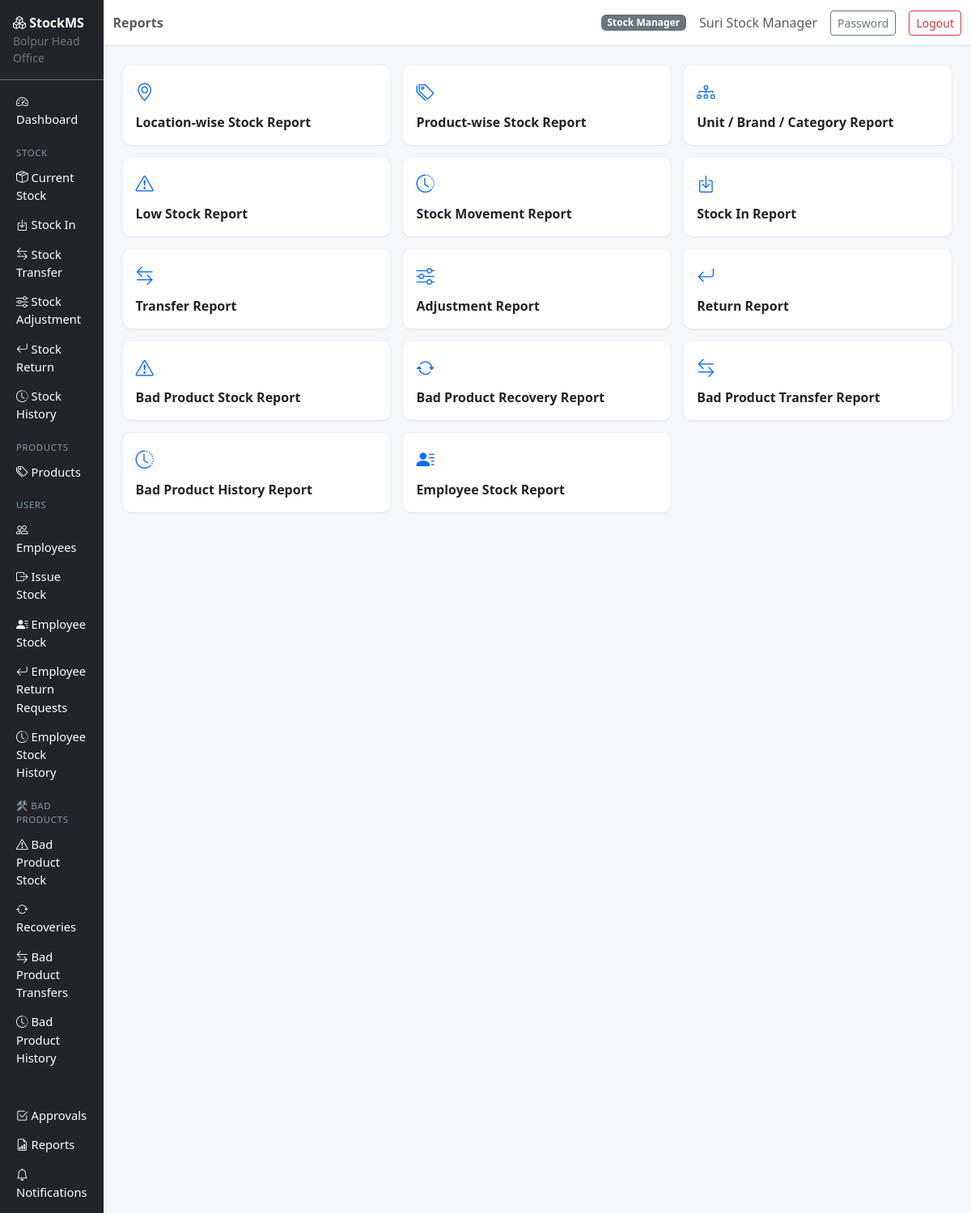
The app's page /reports/ (signed in) with its own data.
### app/models.py (models this page shows, shortened)
class User(UserMixin, db.Model):
    __tablename__ = "users"
    id = db.Column(db.Integer, primary_key=True)
    username = db.Column(db.String(64), unique=True, nullable=False, index=True)
    email = db.Column(db.String(120), unique=True, nullable=False, index=True)
    password_hash = db.Column(db.String(255), nullable=False)
    full_name = db.Column(db.String(120), nullable=False)
    role = db.Column(db.String(20), nullable=False, default=ROLE_EMPLOYEE)
    is_active = db.Column(db.Boolean, default=True, nullable=False)
    created_at = db.Column(db.DateTime, default=datetime.utcnow)
    updated_at = db.Column(db.DateTime, default=datetime.utcnow, onupdate=datetime.utcnow)
    last_login_at = db.Column(db.DateTime)
    manager_assignments = db.relationship(
        "StockManagerAssignment", back_populates="user", foreign_keys="StockManagerAssignment.user_id"
    )
    employee_profile = db.relationship(
        "Employee", back_populates="user", uselist=False, foreign_keys="Employee.user_id"
    )
    def is_main_admin(self):
        return self.role == ROLE_MAIN_ADMIN
    def is_stock_manager(self):
        return self.role == ROLE_STOCK_MANAGER
    def is_employee(self):
        return self.role == ROLE_EMPLOYEE

### app/blueprints/reports/routes.py (the view)
@bp.route("/")
@login_required
def index():
    return render_template("reports/index.html")

### app/templates/reports/index.html (shortened to what this page needs)
{% extends "base.html" %}
{% block page_title %}Reports{% endblock %}
{% block content %}
<div class="row g-3">
    {% for endpoint, icon, label in reports %}
    <div class="col-md-4">
        <a href="{{ url_for(endpoint) }}" class="text-decoration-none">
            <div class="card h-100">
                <div class="card-body">
                    <i class="bi {{ icon }} text-primary" style="font-size:1.4rem;"></i>
                    <div class="fw-semibold mt-2">{{ label }}</div>
                </div>
            </div>
        </a>
    </div>
    {% endfor %}
</div>
{% endblock %}

### app/templates/base.html (shortened to what this page needs)
<!DOCTYPE html>
<html lang="en">
<head>
    <link href="https://cdn.jsdelivr.net/npm/bootstrap@5.3.3/dist/css/bootstrap.min.css" rel="stylesheet">
    <link href="https://cdn.jsdelivr.net/npm/bootstrap-icons@1.11.3/font/bootstrap-icons.css" rel="stylesheet">
    <link href="{{ url_for('static', filename='css/app.css') }}" rel="stylesheet">
</head>
<body>
{% if current_user.is_authenticated %}
<div class="d-flex" id="wrapper">
    <nav class="sidebar bg-dark text-white" id="sidebar">
        <div class="sidebar-brand p-3 border-bottom border-secondary">
            <i class="bi bi-boxes"></i> <strong>StockMS</strong>
            <div class="small text-secondary">Bolpur Head Office</div>
        </div>
        <ul class="nav flex-column p-2">
            <li class="nav-item"><a class="nav-link text-white" href="{{ url_for('main.dashboard') }}"><i class="bi bi-speedometer2"></i> Dashboard</a></li>
            <li class="nav-item sidebar-heading">Stock</li>
            <li class="nav-item"><a class="nav-link text-white" href="{{ url_for('stock.current_stock') }}"><i class="bi bi-box-seam"></i> Current Stock</a></li>
            {% if current_user.is_main_admin() or current_user.is_stock_manager() %}
            <li class="nav-item"><a class="nav-link text-white" href="{{ url_for('stock.stock_in') }}"><i class="bi bi-box-arrow-in-down"></i> Stock In</a></li>
            {% endif %}
            <li class="nav-item"><a class="nav-link text-white" href="{{ url_for('transfers.list_transfers') }}"><i class="bi bi-arrow-left-right"></i> Stock Transfer</a></li>
            <li class="nav-item"><a class="nav-link text-white" href="{{ url_for('adjustments.list_adjustments') }}"><i class="bi bi-sliders"></i> Stock Adjustment</a></li>
            <li class="nav-item"><a class="nav-link text-white" href="{{ url_for('returns.list_returns') }}"><i class="bi bi-arrow-return-left"></i> Stock Return</a></li>
            <li class="nav-item"><a class="nav-link text-white" href="{{ url_for('stock.stock_history') }}"><i class="bi bi-clock-history"></i> Stock History</a></li>
            <li class="nav-item sidebar-heading">Products</li>
            <li class="nav-item"><a class="nav-link text-white" href="{{ url_for('catalog.list_products') }}"><i class="bi bi-tags"></i> Products</a></li>
            {% if current_user.is_main_admin() or current_user.is_stock_manager() %}
            <li class="nav-item sidebar-heading">Users</li>
            <li class="nav-item"><a class="nav-link text-white" href="{{ url_for('users.list_employees') }}"><i class="bi bi-people"></i> Employees</a></li>
            <li class="nav-item"><a class="nav-link text-white" href="{{ url_for('employee_stock.issue_stock') }}"><i class="bi bi-box-arrow-right"></i> Issue Stock</a></li>
            <li class="nav-item"><a class="nav-link text-white" href="{{ url_for('employee_stock.employee_stock_overview') }}"><i class="bi bi-person-lines-fill"></i> Employee Stock</a></li>
            <li class="nav-item"><a class="nav-link text-white" href="{{ url_for('employee_stock.list_returns') }}"><i class="bi bi-arrow-return-left"></i> Employee Return Requests</a></li>
            <li class="nav-item"><a class="nav-link text-white" href="{{ url_for('employee_stock.history') }}"><i class="bi bi-clock-history"></i> Employee Stock History</a></li>
            {% endif %}
            <li class="nav-item sidebar-heading">🛠 Bad Products</li>
            <li class="nav-item"><a class="nav-link text-white" href="{{ url_for('bad_products.stock') }}"><i class="bi bi-exclamation-triangle"></i> Bad Product Stock</a></li>
            <li class="nav-item"><a class="nav-link text-white" href="{{ url_for('bad_products.list_recoveries') }}"><i class="bi bi-arrow-repeat"></i> Recoveries</a></li>
            <li class="nav-item"><a class="nav-link text-white" href="{{ url_for('bad_products.list_transfers') }}"><i class="bi bi-arrow-left-right"></i> Bad Product Transfers</a></li>
            <li class="nav-item"><a class="nav-link text-white" href="{{ url_for('bad_products.history') }}"><i class="bi bi-clock-history"></i> Bad Product History</a></li>
            <li class="nav-item sidebar-heading">&nbsp;</li>
            <li class="nav-item"><a class="nav-link text-white" href="{{ url_for('approvals.pending') }}"><i class="bi bi-check2-square"></i> Approvals</a></li>
            <li class="nav-item"><a class="nav-link text-white" href="{{ url_for('reports.index') }}"><i class="bi bi-file-earmark-bar-graph"></i> Reports</a></li>
            <li class="nav-item"><a class="nav-link text-white" href="{{ url_for('notifications.list_notifications') }}"><i class="bi bi-bell"></i> Notifications
            </a></li>
        </ul>
    </nav>
    <div class="flex-grow-1">
        <nav class="navbar navbar-expand-lg navbar-light bg-white border-bottom sticky-top">
            <div class="container-fluid">
                <span class="navbar-text fw-semibold">{% block page_title %}{% endblock %}</span>
                <div class="ms-auto d-flex align-items-center gap-3">
                    <span class="badge bg-secondary">{{ current_user.role.replace('_',' ')|title }}</span>
                    <span class="text-muted">{{ current_user.full_name }}</span>
                    <a href="{{ url_for('auth.change_password') }}" class="btn btn-sm btn-outline-secondary">Password</a>
                    <a href="{{ url_for('auth.logout') }}" class="btn btn-sm btn-outline-danger">Logout</a>
                </div>
            </div>
        </nav>
        <main class="container-fluid p-4">
            {% block content %}{% endblock %}
        </main>
    </div>
</div>
{% endif %}
</body>
</html>

### app/static/css/app.css (style rules this page uses)
body { background-color: #f4f6f9; }
.sidebar { width: 240px; min-height: 100vh; }
.sidebar .nav-link { padding: 0.45rem 0.75rem; border-radius: 6px; font-size: 0.92rem; }
.sidebar-heading { color: #8a94a6; text-transform: uppercase; font-size: 0.72rem; letter-spacing: .05em; padding: 0.9rem 0.75rem 0.2rem; }
.card { border: none; box-shadow: 0 1px 3px rgba(0,0,0,0.08); border-radius: 10px; }

### records on screen
User: role.replace "Stock Manager", full_name "Suri Stock Manager", is_active True (drawn)

### other values on screen
{{ label }} "Location-wise Stock Report" "Product-wise Stock Report" "Unit / Brand / Category Report" "Low Stock Report" "Stock Movement Report" "Stock In Report" "Transfer Report" "Adjustment Report" "Return Report" "Bad Product Stock Report" "Bad Product Recovery Report" "Bad Product Transfer Report" "Bad Product History Report" "Employee Stock Report"
